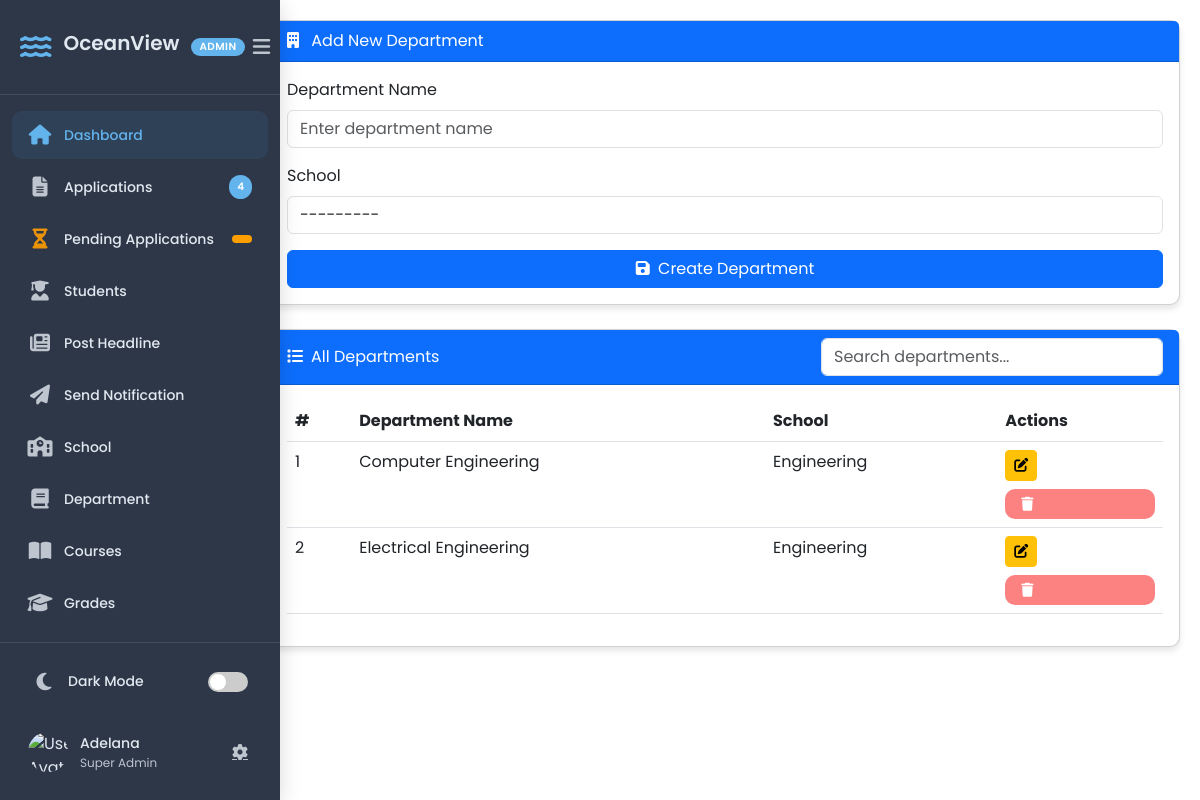
The page /add-department/ (signed in) on the database its author committed.
### portal/models.py (models this page shows, shortened)
class Department(models.Model):
    name = models.CharField(max_length=100)
    school = models.ForeignKey(School, on_delete=models.CASCADE, related_name="departments")

class School(models.Model):
    name = models.CharField(max_length=100, unique=True)
    def __str__(self):
        return self.name

### crm/views.py (the view)
# urls.py: path("add-department/", add_department, name = "add_department" ),
@login_required
def add_department(request):
    if not request.user.is_superuser:
     return HttpResponseForbidden("You do not have permission to view this applicant.")
    total_applications = Application.objects.count()
    if request.method == "POST":
        form = DepartmentForm(request.POST, request.FILES)
        if form.is_valid():
            form.save()
            messages.success(request, "Department created successfully!")
            return redirect("add_department")
    else:
        form = DepartmentForm()
    departments = paginate_departments(request)
    return render(request, "crm/add_department.html", {"form": form, "departments": departments, 'total_applications': total_applications})

### crm/forms.py
class DepartmentForm(forms.ModelForm):
    class Meta:
        model = Department
        fields = ["name", "school"]
        widgets = {
            "name": forms.TextInput(attrs={
                "class": "form-control",
                "placeholder": "Enter department name"  # Changed from "school name" to be more accurate
            }),
            "school": forms.Select(attrs={  # Changed to Select since school is likely a ForeignKey
                "class": "form-control",
                "placeholder": "Select school"
            }),
        }

### crm/context_processors.py (called while the page is built)
def user_roles(request):
    if request.user.is_authenticated:
        groups = request.user.groups.values_list("name", flat=True)
        return {"user_groups": groups}
    return {}

### crm/views.py (called while the page is built)
@login_required
def paginate_departments(request):
    if not request.user.is_superuser:
     return HttpResponseForbidden("You do not have permission to view this applicant.")
    """ Helper function to paginate headlines """
    departments_list = Department.objects.all()
    paginator = Paginator(departments_list, 3)  # 3 headlines per page
    page_number = request.GET.get("page")
    return paginator.get_page(page_number)

### crm/templates/crm/add_department.html (shortened to what this page needs)
{% load static %}
<!DOCTYPE html>
<html lang="en">
<head>
    <link href="https://cdn.jsdelivr.net/npm/bootstrap@5.3.0/dist/css/bootstrap.min.css" rel="stylesheet">
    <link rel="stylesheet" href="https://cdnjs.cloudflare.com/ajax/libs/font-awesome/6.0.0/css/all.min.css">
    <link rel="stylesheet" href="{% static 'crm/css/add_department.css' %}">
</head>
<body>
    {% include 'crm/sidebar.html' %}
    <div class="main-content">
        <div class="card mb-4">
            <div class="card-header bg-primary text-white">
                <i class="fas fa-building me-2"></i>
                {% if form.instance.id %}Edit Department{% else %}Add New Department{% endif %}
            </div>
            <div class="card-body">
                <form method="POST" id="departmentForm">
                    <div class="mb-3">
                        <label for="id_name" class="form-label">Department Name</label>
                        {{ form.name }}
                    </div>
                    <div class="mb-3">
                        <label for="id_school" class="form-label">School</label>
                        {{ form.school }}
                    </div>
                    <button type="submit" class="btn btn-primary w-100">
                        <i class="fas fa-save me-1"></i>
                        {% if form.instance.id %}Update{% else %}Create{% endif %} Department
                    </button>
                </form>
            </div>
        </div>
        <div class="card">
            <div class="card-header bg-primary text-white d-flex justify-content-between align-items-center">
                <span><i class="fas fa-list me-2"></i>All Departments</span>
                <div class="search-container">
                    <input type="text" class="form-control" placeholder="Search departments..." id="searchInput">
                </div>
            </div>
            <div class="card-body">
                <div class="table-responsive">
                    <table class="table table-hover">
                        <thead>
                            <tr>
                                <th>#</th>
                                <th>Department Name</th>
                                <th>School</th>
                                <th>Actions</th>
                            </tr>
                        </thead>
                        <tbody>
                            {% for department in departments %}
                            <tr>
                                <td>{{ forloop.counter }}</td>
                                <td>{{ department.name }}</td>
                                <td>{{ department.school.name }}</td>
                                <td>
                                    <a href="#" class="btn btn-sm btn-warning">
                                        <i class="fas fa-edit"></i>
                                    </a>
                                    <form action="#" method="POST" class="d-inline">
                                        <button type="submit" class="btn btn-sm btn-danger" onclick="return confirm('Are you sure you want to delete this department?')">
                                            <i class="fas fa-trash"></i>
                                        </button>
                                    </form>
                                </td>
                            </tr>
                            {% empty %}
                            <tr>
                                <td colspan="4" class="text-center">No departments found</td>
                            </tr>
                            {% endfor %}
                        </tbody>
                    </table>
                </div>
            </div>
        </div>
    </div>
</body>
</html>

### crm/templates/crm/sidebar.html (shortened to what this page needs)
{% load static %}
<!DOCTYPE html>
<html lang="en">
<head>
    <link rel="stylesheet" href="https://cdnjs.cloudflare.com/ajax/libs/font-awesome/6.4.0/css/all.min.css">
    <link rel="stylesheet" href="{% static 'crm/css/sidebar.css' %}">
</head>
<body>
<div class="sidebar-container">
    <div class="sidebar">
        <div class="sidebar-header">
            <div class="brand-wrapper">
                <i class="fas fa-water brand-icon"></i>
                <h3 class="brand-text">OceanView</h3>
                <span class="badge badge-admin">ADMIN</span>
            </div>
            <button class="sidebar-toggle" id="sidebarToggle">
                <i class="fas fa-bars"></i>
            </button>
        </div>
        <ul class="sidebar-menu">
            <li class="menu-item active">
                <a href="{% url 'dashboard' %}" class="menu-link">
                    <span class="menu-icon"><i class="fas fa-home"></i></span>
                    <span class="menu-text">Dashboard</span>
                </a>
            </li>
            {% if request.user.is_superuser or request.user.groups.all.0.name == 'Admission Officer' %}
            <li class="menu-item">
                <a href="{% url 'applicant_list' %}" class="menu-link">
                    <span class="menu-icon"><i class="fas fa-file-alt"></i></span>
                    <span class="menu-text">Applications</span>
                    <span class="menu-badge">{{ total_applications }}</span>
                </a>
            </li>
            <li class="menu-item">
                <a href="{% url 'pending_list' %}" class="menu-link">
                    <span class="menu-icon"><i class="fas fa-hourglass-half"></i></span>
                    <span class="menu-text">Pending Applications</span>
                    <span class="menu-badge badge-warning">{{ total_pending_application }}</span>
                </a>
            </li>
            {% endif %}
            {% if request.user.is_superuser %}
                <li class="menu-item">
                    <a href="{% url 'student_list' %}" class="menu-link">
                        <span class="menu-icon"><i class="fas fa-user-graduate"></i></span>
                        <span class="menu-text">Students</span>
                    </a>
                </li>
                <li class="menu-item">
                    <a href="{% url 'Post_headline' %}" class="menu-link">
                        <span class="menu-icon"><i class="fas fa-newspaper"></i></span>
                        <span class="menu-text">Post Headline</span>
                    </a>
                </li>
                <li class="menu-item">
                    <a href="{% url 'Notify_student' %}" class="menu-link">
                        <span class="menu-icon"><i class="fas fa-paper-plane"></i></span>
                        <span class="menu-text">Send Notification</span>
                    </a>
                </li>
            {% endif %}
            {% if request.user.is_superuser or "Class Adviser" in user_groups or "HOD (Head of Department)" in user_groups or "Dean" in user_groups %}
                <li class="menu-item">
                    <a href="{% url 'school_list' %}" class="menu-link">
                        <span class="menu-icon"><i class="fas fa-school"></i></span>
                        <span class="menu-text">School</span>
                    </a>
                </li>
                <li class="menu-item">
                    <a href="{% url 'department_list' %}" class="menu-link">
                        <span class="menu-icon"><i class="fas fa-book"></i></span>
                        <span class="menu-text">Department</span>
                    </a>
                </li>
                <li class="menu-item">
                    <a href="{% url 'course_list' %}" class="menu-link">
                        <span class="menu-icon"><i class="fas fa-book-open"></i></span>
                        <span class="menu-text">Courses</span>
                    </a>
                </li>
                <li class="menu-item">
                    <a href="{% url 'grade_list' %}" class="menu-link">
                        <span class="menu-icon"><i class="fas fa-graduation-cap"></i></span>
                        <span class="menu-text">Grades</span>
                    </a>
                </li>
            {% endif %}
        </ul>
        <div class="sidebar-footer">
            <div class="settings-menu">
                <div class="dark-mode-toggle" onclick="toggleDarkMode()">
                    <div class="toggle-icon"><i id="darkModeIcon" class="fas fa-moon"></i></div>
                    <span id="darkModeText">Dark Mode</span>
                    <div class="toggle-switch">
                        <label for="darkModeSwitch"></label>
                    </div>
                </div>
            </div>
            <div class="user-profile">
                <div class="user-avatar">
                    <img src="{% static 'images/default-avatar.png' %}" alt="User Avatar">
                </div>
                <div class="user-info">
                    <span class="user-name">{{ request.user.get_full_name|default:request.user.username }}</span>
                    <span class="user-role">
                        {% if request.user.is_superuser %}
                            Super Admin
                        {% elif user_groups %}
                            {{ user_groups.0 }}
                        {% else %}
                            Staff
                        {% endif %}
                    </span>
                </div>
                <div class="user-actions">
                    <a href="#"><i class="fas fa-cog"></i></a>
                </div>
            </div>
        </div>
    </div>
</div>
</body>
</html>

### crm/static/crm/css/add_department.css (style rules this page uses)
:root { --primary-color: #4361ee; --danger-color: #ef233c; --warning-color: #ff9500; }
body { font-family: 'Poppins', sans-serif; }
.card { border-radius: 10px; box-shadow: 0 4px 6px rgba(0,0,0,0.1); }
.main-content { margin-left: 250px; padding: 20px; }

### rows shown on the page
Department: name "Computer Engineering", school.name "Engineering"
Department: name "Electrical Engineering", school.name "Engineering"

### other values the page prints
{{ total_applications }} "4"
{{ request.user.get_full_name|default:request.user.username }} "Adelana"
